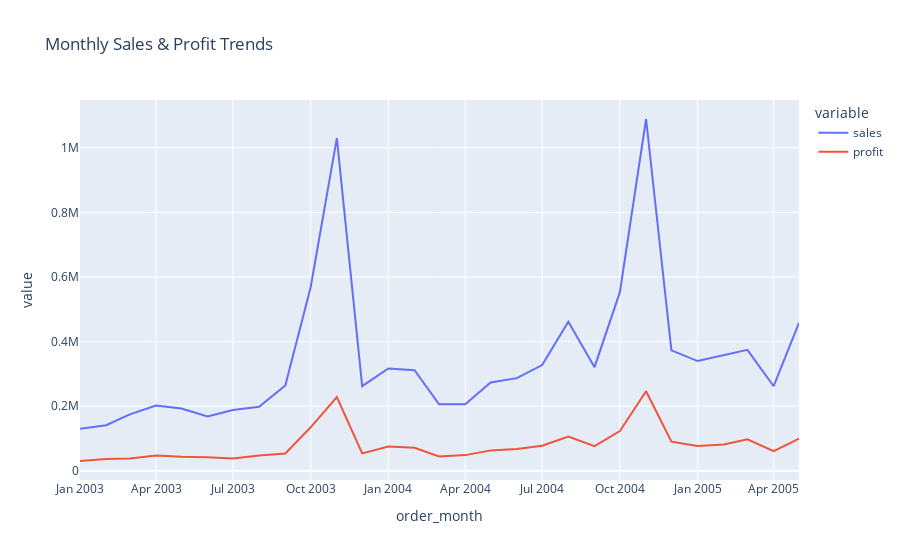

Source (notebook cell):
### Code cell
import pandas as pd
import plotly.express as px

# Ensure datetime conversion
df['orderdate'] = pd.to_datetime(df['orderdate'])

# Extract monthly period
df['order_month'] = df['orderdate'].dt.to_period('M').dt.to_timestamp()

# Group sales & profit by month
monthly = df.groupby('order_month')[['sales','profit']].sum().reset_index()

# Plot interactive line chart
fig = px.line(
    monthly,
    x='order_month',
    y=['sales','profit'],
    title="Monthly Sales & Profit Trends"
)

fig.show()
